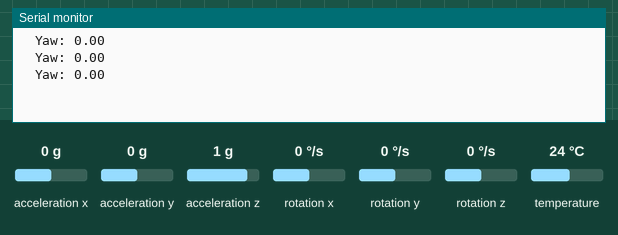
Recording of a sketch running on a simulated Arduino Uno, built with avr-gcc and run on an emulated ATmega328P. On the bench: the last lines printed to the serial monitor. The test bench sets the inputs (shaded band); at power-on: rotation z 0 °/s, acceleration x 0 g, acceleration y 0 g, acceleration z 1 g, rotation x 0 °/s, rotation y 0 °/s, temperature 24 °C.

Above: at 1.3 s.
1.4 s: rotation z set to -192 °/s
At 1.9 s:
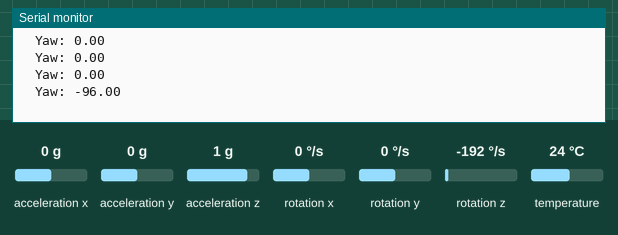
2.9 s: rotation z set to -100 °/s
At 3.4 s:
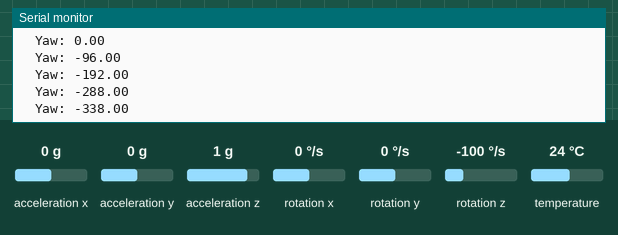
Timing chart, 0 to 5.9 s (numbered marks = the images above; inputs shaded):
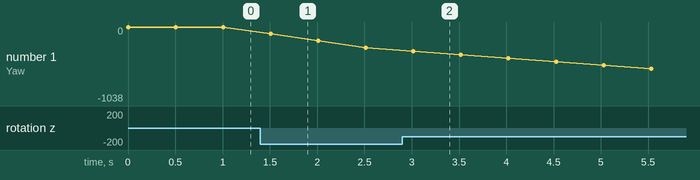

Measured:
- after the input at 1.4 s, the serial monitor: prints a new line after 0.11 s (image 1)
- after the input at 2.9 s, the serial monitor: prints a new line after 0.12 s (image 2)
- plotted number 1: 0 → -288 after the input at 1.4 s, -288 → -1038 after the input at 2.9 s

The sketch:

mpu.ino
```cpp
#include <Adafruit_MPU6050.h>
#include <Adafruit_Sensor.h>
#include <Wire.h>

Adafruit_MPU6050 mpu;
sensors_event_t a, g, temp;
float yaw = 0;

void setup(void) {
    Serial.begin(115200);
    mpuInit();
}

void loop() {
  Serial.print("\tYaw: ");
  Serial.println(mpuGetYAW());
  delay(500);
}

void mpuInit() {
    mpu.begin();
    mpu.setAccelerometerRange(MPU6050_RANGE_8_G);
    mpu.setFilterBandwidth(MPU6050_BAND_21_HZ);
}

float mpuGetYAW() {
    mpu.getEvent(&a, &g, &temp);
    float roll  = atan2(a.acceleration.y, a.acceleration.z) * 180.0 / PI;
    float pitch = atan(-a.acceleration.x / sqrt(a.acceleration.y * a.acceleration.y + a.acceleration.z * a.acceleration.z)) * 180.0 / PI;
    float dt = 0.5;
    yaw += (g.gyro.z * 180.0 / PI) * dt;
    return yaw;
}
```
